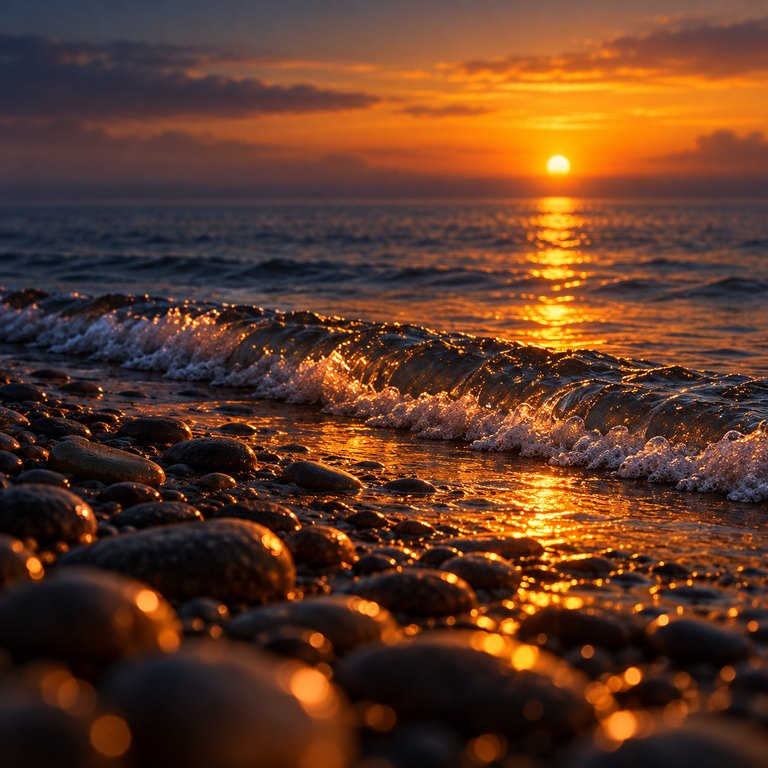
#> input picture assets/ambient/beach.jpg, 768 x 768 px
$ python -i device_ui.py   (imports and definitions only)
#> lines starting #> are read from the running program, lines starting #| are printed output that depends on the picture
#> further down, picture is the input picture: PIL image 768x768 RGB; mean R, G, B 95.4, 57.6, 37.9
"""Native 240 x 280 OpenR4d10 device UI model and Pillow renderer."""

from __future__ import annotations

from dataclasses import dataclass, field
from datetime import datetime
from functools import lru_cache
import math
from pathlib import Path
import time
from typing import Mapping

from PIL import Image, ImageChops, ImageDraw, ImageFilter, ImageFont, ImageOps

from .input_events import Control, InputEvent
from .models import Frame


WIDTH = 240
HEIGHT = 280
DISPLAY_CORNER_RADIUS = 43
MEDIA_TOP_RADIUS = 12
MEDIA_MARGIN = 7
VIDEO_REGION = (0, 105, WIDTH, HEIGHT - 105)
PLAYER_GLOW_STRENGTH = 1.3
DEFAULT_ACCENT = (253, 184, 19)
PLAY_GREEN = (54, 209, 126)
MENU_EDGE_BADGE_LEFT = 188
MENU_COUNTER_RIGHT = 178
_RGB565_RED_HIGH = [value & 0xF8 for value in range(256)]
_RGB565_GREEN_HIGH = [value >> 5 for value in range(256)]
_RGB565_GREEN_LOW = [(value & 0x1C) << 3 for value in range(256)]
_RGB565_BLUE_LOW = [value >> 3 for value in range(256)]
SERVICES = ("SYSTEM", "RADIO", "WEATHER", "AMBIENT", "DMR", "PLAYER", "REC")
MAIN_MENU_ITEMS = (
    "display",
    "accent_color",
    "wlan",
    "service_modules",
    "service_store",
    "bluetooth",
    "input_speech",
    "language",
    "system",
    "about_support",
)
FONT_REGULAR = Path("/usr/share/fonts/truetype/dejavu/DejaVuSans.ttf")
FONT_BOLD = Path("/usr/share/fonts/truetype/dejavu/DejaVuSans-Bold.ttf")
MIN_DEVICE_FONT_PX = 9
DISPLAY_TEXT = {
    "en": {
        "controls": ("VOL", "SQL", "CH", "SRV"),
        "dmr_controls": ("VOL", "JMP", "TG", "SRV"),
        "rec_controls": ("0.1", "MIN/MAX", "1S", "SRV"),
        "mediathek_controls": ("VOL", "SEEK", "CH", "SRV"),
        "dmr_on": "ON",
        "dmr_off": "OFF",
        "menu": "MENU",
        "play": "PLAY",
        "pause": "PAUSE",
        "info": "INFO",
        "weather_service": "WX",
        "main_menu": "MAIN MENU",
        "service_settings": "SERVICE SETTINGS",
        "quick_menu": "QUICK MENU",
        "ambient_layers": "SOUND LAYERS",
        "dmr_countries": "COUNTRIES",
        "dmr_replace": "REPLACE TG?",
        "mediathek_groups": "MEDIA GROUPS",
        "layer_on": "ON",
        "layer_off": "OFF",
        "display": "DISPLAY",
        "accent_color": "ACCENT COLOR",
        "wlan": "WI-FI",
        "service_modules": "SERVICE MODULES",
        "service_store": "SERVICE STORE",
        "bluetooth": "BLUETOOTH",
        "input_speech": "INPUT & SPEECH",
        "language": "LANGUAGE",
        "system": "SYSTEM",
        "about_support": "ABOUT & SUPPORT",
        "wifi_setup": "WI-FI SETUP",
        "wifi_name": "NETWORK",
        "wifi_password": "PASSWORD",
        "wifi_open": "OPEN ON PHONE",
        "play_audio_service": "Press PLAY to start this audio service",
        "receiver_ready": "Receiver ready",
        "system_online": "System online",
        "select_media_play": "Select media and press PLAY",
        "select_channel_play": "Select a channel and press PLAY",
        "select_talkgroups_play": "Select talkgroups and press PLAY",
        "recording_controls": "Recording controls",
        "voice_recorder": "Voice Recorder",
        "voice_hold": "Hold PTT to record",
        "voice_recording": "Recording",
        "voice_continuous": "Continuous recording",
        "voice_paused": "Recording paused",
        "voice_mics": "Right mic above · left mic below",
        "ready": "Ready",
        "paused": "Paused",
        "audio_stream_active": "Audio stream active",
        "settings_active_service": "Settings for the active service",
        "rotate_service_select": "Rotate SERVICE to select",
        "recording_playback_actions": "Recording and playback actions",
        "radar_loading": "Loading rain radar",
        "satellite_loading": "Loading satellite images",
        "title_loading": "Loading title information",
        "title_unavailable": "No title information",
    },
    "de": {
        "controls": ("LAU", "SQL", "KAN", "DST"),
        "dmr_controls": ("LAU", "SPR", "TG", "DST"),
        "rec_controls": ("0.1", "MIN/MAX", "1S", "DST"),
        "mediathek_controls": ("LAU", "SPUL", "KAN", "DST"),
        "dmr_on": "AN",
        "dmr_off": "AUS",
        "menu": "MENÜ",
        "play": "PLAY",
        "pause": "PAUSE",
        "info": "INFO",
        "weather_service": "WET",
        "main_menu": "HAUPTMENÜ",
        "service_settings": "DIENST-EINSTELLUNGEN",
        "quick_menu": "SCHNELLMENÜ",
        "ambient_layers": "KLANGLAGEN",
        "dmr_countries": "LÄNDER",
        "dmr_replace": "TG ERSETZEN?",
        "mediathek_groups": "MEDIATHEK-GRUPPEN",
        "layer_on": "AN",
        "layer_off": "AUS",
        "display": "ANZEIGE",
        "accent_color": "AKZENTFARBE",
        "wlan": "WLAN",
        "service_modules": "DIENSTMODULE",
        "service_store": "DIENST-STORE",
        "bluetooth": "BLUETOOTH",
        "input_speech": "EINGABE & SPRACHE",
        "language": "SPRACHE",
        "system": "SYSTEM",
        "about_support": "INFO & SUPPORT",
        "wifi_setup": "WLAN-EINRICHTUNG",
        "wifi_name": "NETZWERK",
        "wifi_password": "KENNWORT",
        "wifi_open": "AM HANDY ÖFFNEN",
        "play_audio_service": "Mit PLAY diesen Audiodienst starten",
        "receiver_ready": "Empfänger bereit",
        "system_online": "System online",
        "select_media_play": "Medium wählen und PLAY drücken",
        "select_channel_play": "Kanal wählen und PLAY drücken",
        "select_talkgroups_play": "Talkgroups wählen und PLAY drücken",
        "recording_controls": "Aufnahmesteuerung",
        "voice_recorder": "Sprachaufzeichnung",
        "voice_hold": "PTT halten zum Aufnehmen",
        "voice_recording": "Aufnahme läuft",
        "voice_continuous": "Daueraufnahme",
        "voice_paused": "Aufnahme pausiert",
        "voice_mics": "Rechtes Mikro oben · linkes unten",
        "ready": "Bereit",
        "paused": "Pausiert",
        "audio_stream_active": "Audiostream aktiv",
        "settings_active_service": "Einstellungen des aktiven Dienstes",
        "rotate_service_select": "DIENST drehen zum Auswählen",
        "recording_playback_actions": "Aufnahme- und Wiedergabeaktionen",
        "radar_loading": "Regenradar wird geladen",
        "satellite_loading": "Satellitenbilder werden geladen",
        "title_loading": "Titel wird ermittelt",
        "title_unavailable": "Keine Titelinformation",
    },
    "pl": {
        "controls": ("GŁO", "SQL", "KAN", "USŁ"),
        "dmr_controls": ("GŁO", "SKK", "TG", "USŁ"),
        "rec_controls": ("0.1", "MIN/MAX", "1S", "USŁ"),
        "mediathek_controls": ("GŁO", "PRZ", "KAN", "USŁ"),
        "dmr_on": "WŁ",
        "dmr_off": "WYŁ",
        "menu": "MENU",
        "play": "GRAJ",
        "pause": "PAUZA",
        "info": "INFO",
        "weather_service": "POG",
        "main_menu": "MENU GŁÓWNE",
        "service_settings": "USTAWIENIA USŁUGI",
        "quick_menu": "SZYBKIE MENU",
        "ambient_layers": "WARSTWY DŹWIĘKU",
        "dmr_countries": "KRAJE",
        "dmr_replace": "ZASTĄPIĆ TG?",
        "mediathek_groups": "GRUPY MEDIATEKI",
        "layer_on": "WŁ",
        "layer_off": "WYŁ",
        "display": "EKRAN",
        "accent_color": "KOLOR AKCENTU",
        "wlan": "WI-FI",
        "service_modules": "MODUŁY USŁUG",
        "service_store": "SKLEP USŁUG",
        "bluetooth": "BLUETOOTH",
        "input_speech": "STEROWANIE I MOWA",
        "language": "JĘZYK",
        "system": "SYSTEM",
        "about_support": "INFO I WSPARCIE",
        "wifi_setup": "KONFIGURACJA WI-FI",
        "wifi_name": "SIEĆ",
        "wifi_password": "HASŁO",
        "wifi_open": "OTWÓRZ W TELEFONIE",
        "play_audio_service": "Naciśnij GRAJ, aby uruchomić audio",
        "receiver_ready": "Odbiornik gotowy",
        "system_online": "System online",
        "select_media_play": "Wybierz plik i naciśnij GRAJ",
        "select_channel_play": "Wybierz kanał i naciśnij GRAJ",
        "select_talkgroups_play": "Wybierz grupy i naciśnij GRAJ",
        "recording_controls": "Sterowanie nagrywaniem",
        "voice_recorder": "Dyktafon",
        "voice_hold": "Trzymaj PTT, aby nagrywać",
        "voice_recording": "Nagrywanie",
        "voice_continuous": "Nagrywanie ciągłe",
        "voice_paused": "Nagrywanie wstrzymane",
        "voice_mics": "Prawy mikrofon nad · lewy pod",
        "ready": "Gotowe",
        "paused": "Pauza",
        "audio_stream_active": "Strumień audio aktywny",
        "settings_active_service": "Ustawienia aktywnej usługi",
        "rotate_service_select": "Obróć USŁ, aby wybrać",
        "recording_playback_actions": "Nagrywanie i odtwarzanie",
        "radar_loading": "Ładowanie radaru opadów",
        "satellite_loading": "Ładowanie zdjęć satelitarnych",
        "title_loading": "Pobieranie tytułu",
        "title_unavailable": "Brak informacji o utworze",
    },
    "fr": {
        "controls": ("VOL", "SQL", "CAN", "SRV"),
        "dmr_controls": ("VOL", "SAU", "TG", "SRV"),
        "rec_controls": ("0.1", "MIN/MAX", "1S", "SRV"),
        "mediathek_controls": ("VOL", "NAV", "CAN", "SRV"),
        "dmr_on": "ON",
        "dmr_off": "OFF",
        "menu": "MENU",
        "play": "LIRE",
        "pause": "PAUSE",
        "info": "INFO",
        "weather_service": "MÉT",
        "main_menu": "MENU PRINCIPAL",
        "service_settings": "RÉGLAGES SERVICE",
        "quick_menu": "MENU RAPIDE",
        "ambient_layers": "COUCHES SONORES",
        "dmr_countries": "PAYS",
        "dmr_replace": "REMPLACER TG ?",
        "mediathek_groups": "GROUPES MÉDIATHÈQUE",
        "layer_on": "ON",
        "layer_off": "OFF",
        "display": "ÉCRAN",
        "accent_color": "COULEUR D’ACCENT",
        "wlan": "WI-FI",
        "service_modules": "MODULES DE SERVICE",
        "service_store": "BOUTIQUE SERVICES",
        "bluetooth": "BLUETOOTH",
        "input_speech": "ENTRÉE ET PAROLE",
        "language": "LANGUE",
        "system": "SYSTÈME",
        "about_support": "INFOS ET SOUTIEN",
        "wifi_setup": "CONFIGURATION WI-FI",
        "wifi_name": "RÉSEAU",
        "wifi_password": "MOT DE PASSE",
        "wifi_open": "OUVRIR SUR MOBILE",
        "play_audio_service": "Appuyer sur LIRE pour lancer l’audio",
        "receiver_ready": "Récepteur prêt",
        "system_online": "Système en ligne",
        "select_media_play": "Choisir un média puis LIRE",
        "select_channel_play": "Choisir un canal puis LIRE",
        "select_talkgroups_play": "Choisir des groupes puis LIRE",
        "recording_controls": "Commandes d’enregistrement",
        "voice_recorder": "Enregistreur vocal",
        "voice_hold": "Maintenir PTT pour enregistrer",
        "voice_recording": "Enregistrement",
        "voice_continuous": "Enregistrement continu",
        "voice_paused": "Enregistrement en pause",
        "voice_mics": "Micro droit en haut · gauche en bas",
        "ready": "Prêt",
        "paused": "En pause",
        "audio_stream_active": "Flux audio actif",
        "settings_active_service": "Réglages du service actif",
        "rotate_service_select": "Tourner SERVICE pour choisir",
        "recording_playback_actions": "Enregistrement et lecture",
        "radar_loading": "Chargement du radar pluie",
        "satellite_loading": "Chargement des images satellite",
        "title_loading": "Recherche du titre",
        "title_unavailable": "Titre indisponible",
    },
    "es": {
        "controls": ("VOL", "SQL", "CAN", "SRV"),
        "dmr_controls": ("VOL", "SAL", "TG", "SRV"),
        "rec_controls": ("0.1", "MIN/MAX", "1S", "SRV"),
        "mediathek_controls": ("VOL", "BUS", "CAN", "SRV"),
        "dmr_on": "ON",
        "dmr_off": "OFF",
        "menu": "MENÚ",
        "play": "PLAY",
        "pause": "PAUSA",
        "info": "INFO",
        "weather_service": "MET",
        "main_menu": "MENÚ PRINCIPAL",
        "service_settings": "AJUSTES SERVICIO",
        "quick_menu": "MENÚ RÁPIDO",
        "ambient_layers": "CAPAS DE SONIDO",
        "dmr_countries": "PAÍSES",
        "dmr_replace": "¿SUSTITUIR TG?",
        "mediathek_groups": "GRUPOS MEDIATECA",
        "layer_on": "ON",
        "layer_off": "OFF",
        "display": "PANTALLA",
        "accent_color": "COLOR DE ACENTO",
        "wlan": "WI-FI",
        "service_modules": "MÓDULOS DE SERVICIO",
        "service_store": "TIENDA DE SERVICIOS",
        "bluetooth": "BLUETOOTH",
        "input_speech": "ENTRADA Y VOZ",
        "language": "IDIOMA",
        "system": "SISTEMA",
        "about_support": "INFO Y SOPORTE",
        "wifi_setup": "CONFIGURACIÓN WI-FI",
        "wifi_name": "RED",
        "wifi_password": "CONTRASEÑA",
        "wifi_open": "ABRIR EN EL MÓVIL",
        "play_audio_service": "Pulsa PLAY para iniciar el audio",
        "receiver_ready": "Receptor listo",
        "system_online": "Sistema en línea",
        "select_media_play": "Elige un medio y pulsa PLAY",
        "select_channel_play": "Elige un canal y pulsa PLAY",
        "select_talkgroups_play": "Elige grupos y pulsa PLAY",
        "recording_controls": "Controles de grabación",
        "voice_recorder": "Grabadora de voz",
        "voice_hold": "Mantén PTT para grabar",
        "voice_recording": "Grabando",
        "voice_continuous": "Grabación continua",
        "voice_paused": "Grabación en pausa",
        "voice_mics": "Micrófono derecho arriba · izquierdo abajo",
        "ready": "Listo",
        "paused": "En pausa",
        "audio_stream_active": "Flujo de audio activo",
        "settings_active_service": "Ajustes del servicio activo",
        "rotate_service_select": "Gira SERVICIO para elegir",
        "recording_playback_actions": "Grabación y reproducción",
        "radar_loading": "Cargando radar de lluvia",
        "satellite_loading": "Cargando imágenes de satélite",
        "title_loading": "Buscando el título",
        "title_unavailable": "Sin información del título",
    },
}

DEVICE_TEXT_KEYS = {
    "Play starts this audio service": "play_audio_service",
    "Receiver ready": "receiver_ready",
    "System online": "system_online",
    "Select media and press play": "select_media_play",
    "Select a channel and press play": "select_channel_play",
    "Select talkgroups and press play": "select_talkgroups_play",
    "Recording controls": "recording_controls",
    "Voice Recorder": "voice_recorder",
    "Hold PTT to record": "voice_hold",
    "Recording": "voice_recording",
    "Continuous recording": "voice_continuous",
    "Recording paused": "voice_paused",
    "Right microphone above · left microphone below": "voice_mics",
    "Ready": "ready",
    "Paused": "paused",
    "Audio stream active": "audio_stream_active",
    "Settings for the active service": "settings_active_service",
    "Rotate SERVICE to select": "rotate_service_select",
    "Recording and playback actions": "recording_playback_actions",
    "Regenradar wird geladen": "radar_loading",
    "Satellitenbilder werden geladen": "satellite_loading",
    "Loading title information": "title_loading",
    "No title information": "title_unavailable",
}


@dataclass(slots=True)
class DeviceUiState:
    volume: int = 30
    squelch: int = 5
    channel: int = 1
    channel_label: str | None = None
    service_index: int = 0
    left_action: str = "MENU"
    right_action: str = "PLAY"
    wifi_label: str = "OFFLINE"
    ip_address: str = "--"
    battery_percent: int | None = None
    source: str = "OPENR4D10"
    preset_id: str | None = None
    image_file: str | None = None
    flag_code: str | None = None
    activity_rows: list[dict[str, object]] = field(default_factory=list)
    dmr_catalog_rows: list[dict[str, object]] = field(default_factory=list)
    dmr_catalog_position: int = 0
    dmr_catalog_count: int = 0
    dmr_selected_enabled: bool = False
    dmr_country_rows: list[dict[str, object]] = field(default_factory=list)
    dmr_country_position: int = 0
    dmr_country_count: int = 0
    dmr_replacement_rows: list[dict[str, object]] = field(default_factory=list)
    dmr_replacement_position: int = 0
    dmr_replacement_count: int = 0
    mediathek_group_rows: list[dict[str, object]] = field(default_factory=list)
    mediathek_group_position: int = 0
    mediathek_group_count: int = 0
    mediathek_group_picker: bool = False
    ambient_layer_rows: list[dict[str, object]] = field(default_factory=list)
    ambient_layer_position: int = 0
    ambient_layer_count: int = 0
    recorder_timeline: list[list[int]] = field(default_factory=list)
    recorder_continuous: bool = False
    recorder_output: str | None = None
    recorder_position_ms: int = 0
    recorder_duration_ms: int = 0
    title: str = "System online"
    subtitle: str = "Receiver ready"
    playing: bool = False
    audio_active: bool = False
    video_active: bool = False
    playback_position_seconds: float | None = None
    playback_duration_seconds: float | None = None
    playback_buffered_until_seconds: float | None = None
    mediathek_seek_pending_seconds: int = 0
    mediathek_active: bool = False
    recording: bool = False
    menu_open: bool = False
    menu_kind: str | None = None
    menu_selection: int = 0
    menu_stack: list[tuple[str, int]] = field(default_factory=list)
    menu_return_title: str | None = None
    menu_return_subtitle: str | None = None
    ptt_active: bool = False
    ptt_context_active: bool = False
    hotspot_active: bool = False
    hotspot_ssid: str = ""
    hotspot_passphrase: str = ""
    hotspot_url: str = ""
    language: str = "en"
    accent: tuple[int, int, int] = DEFAULT_ACCENT
    timestamp: datetime = field(default_factory=datetime.now)

    @property
    def service(self) -> str:
        return SERVICES[self.service_index % len(SERVICES)]

    # [496 lines left out: functions public_state, selected_menu_item, _open_menu, _select_menu_item, _menu_back, apply and 2 more, not called in this run]


def _display_text(language: str) -> dict[str, object]:
    key = language.casefold().split("-", 1)[0]
    return DISPLAY_TEXT.get(key, DISPLAY_TEXT["en"])


def _localized_device_text(value: str, text: Mapping[str, object]) -> str:
    key = DEVICE_TEXT_KEYS.get(value)
    return str(text.get(key, value)) if key is not None else value


# [1217 lines left out: functions _fit_text, _vertical_label, _wifi_icon, _battery, _draw_country_flag, _control_value and 17 more, not called in this run]


def _image_to_rgb565_bytes(image: Image.Image) -> bytes:
    rgb = image.convert("RGB")
    red, green, blue = rgb.split()
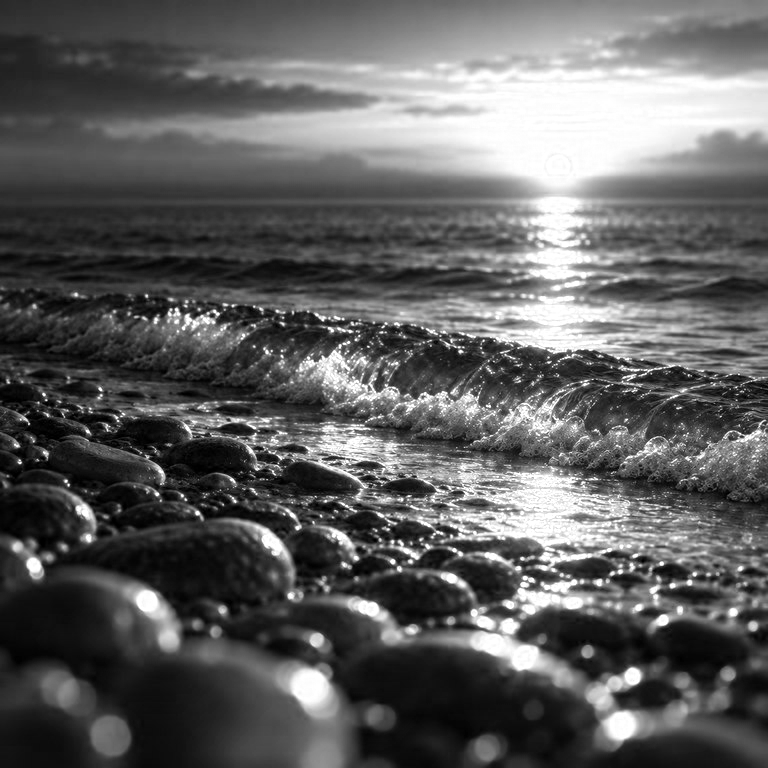
#> red: PIL image 768x768 L; min 0, max 255, mean 95.4
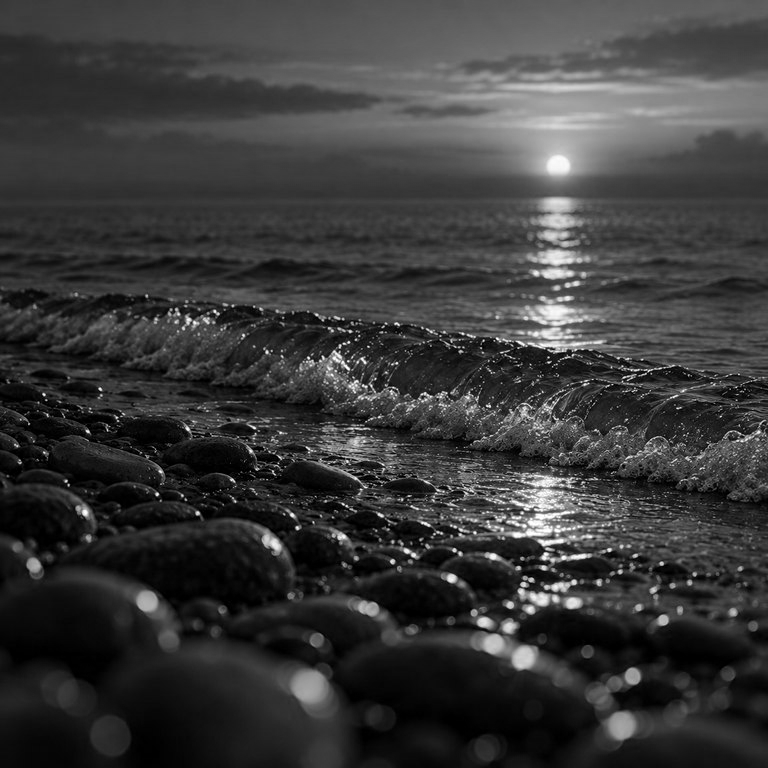
#> green: PIL image 768x768 L; min 0, max 255, mean 57.6
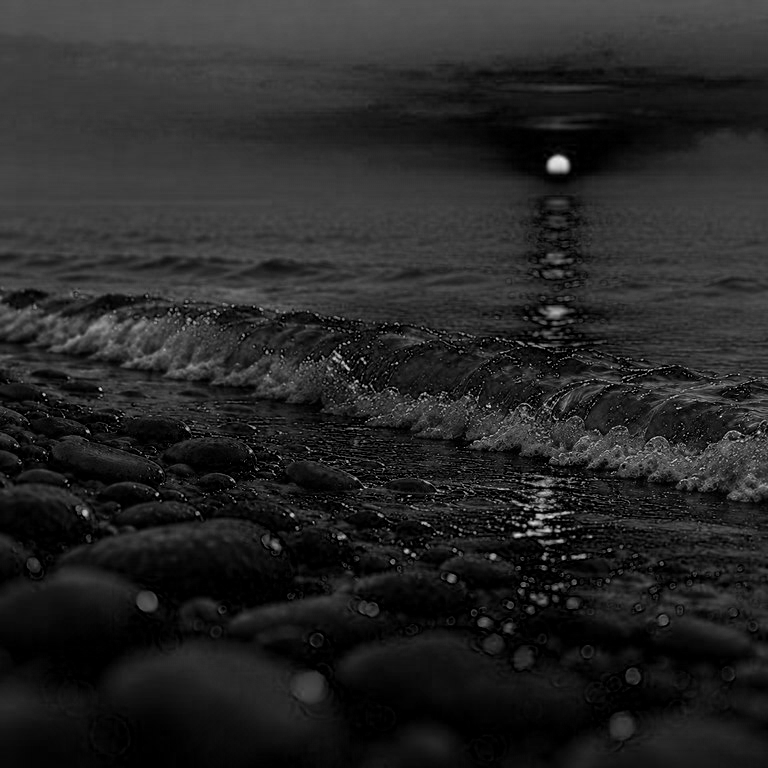
#> blue: PIL image 768x768 L; min 0, max 235, mean 37.9
    high = ImageChops.add(
        red.point(_RGB565_RED_HIGH),
        green.point(_RGB565_GREEN_HIGH),
    )
    low = ImageChops.add(
        green.point(_RGB565_GREEN_LOW),
        blue.point(_RGB565_BLUE_LOW),
    )
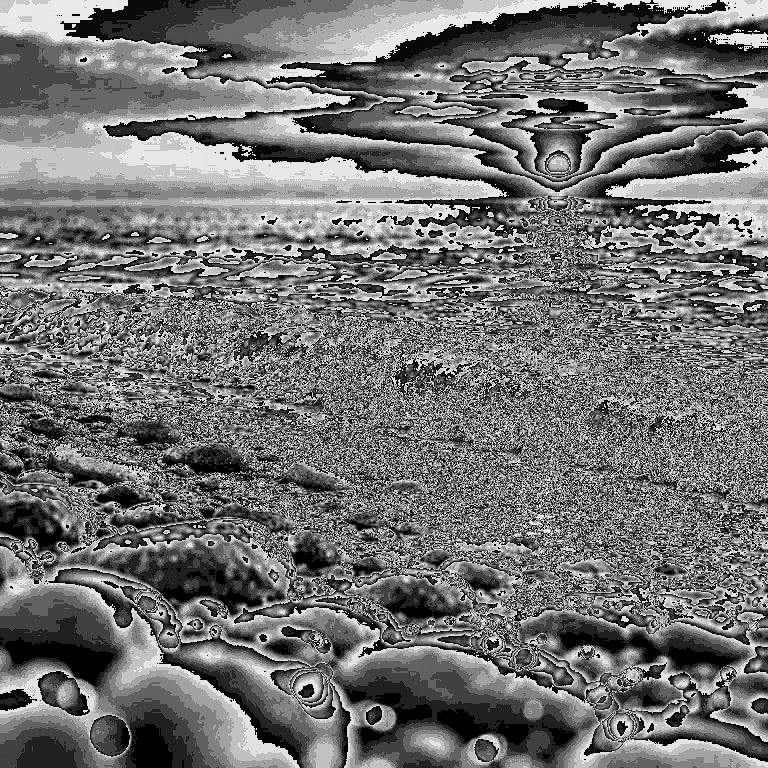
#> low: PIL image 768x768 L; min 0, max 251, mean 113.7
    # Pillow's two-channel LA storage interleaves the two byte planes.  Here
    # they are RGB565 high and low bytes, not luminance and alpha semantics.
    return Image.merge("LA", (high, low)).tobytes()


# [10 lines left out: functions image_to_rgb565, image_region_to_rgb565, not called in this run]

>>> from PIL import Image
>>> picture = Image.open('../../assets/ambient/beach.jpg')
>>> result = _image_to_rgb565_bytes(picture)
